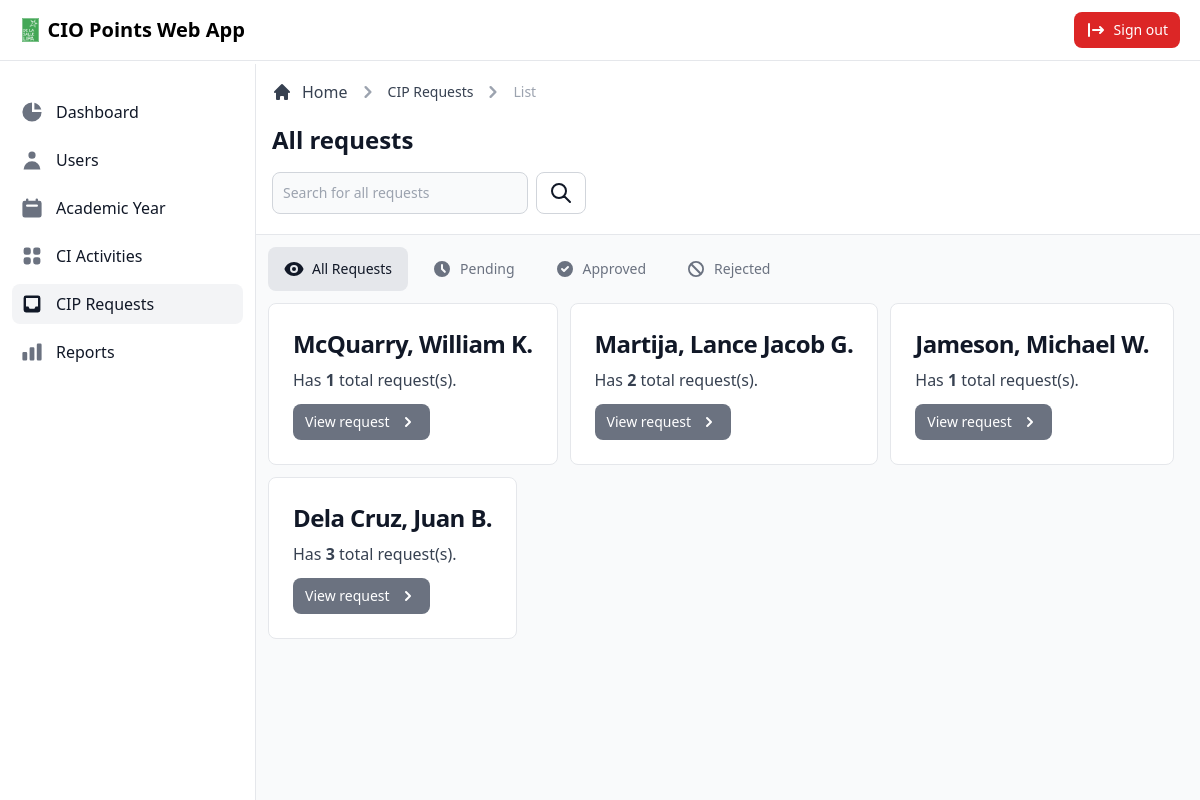
Screenshot of /admin/view/ciprequests.php (signed in) with the database file from the repository.
### tables this page shows
CREATE TABLE `user` (
  `user_id` int(11) NOT NULL,
  `first_name` varchar(255) NOT NULL,
  `middle_name` varchar(255) NOT NULL,
  `last_name` varchar(255) NOT NULL,
  `address` varchar(255) NOT NULL,
  `email` varchar(255) NOT NULL,
  `password` varchar(255) NOT NULL,
  `contact_number` varchar(255) NOT NULL,
  `department` varchar(255) NOT NULL,
  `division` varchar(255) NOT NULL,
  `status` varchar(255) NOT NULL,
  `type` varchar(255) NOT NULL,
  `date_created` timestamp NOT NULL DEFAULT current_timestamp(),
  `date_updated` timestamp NOT NULL DEFAULT current_timestamp() ON UPDATE current_timestamp()
);

### admin/view/ciprequests.php (called while the page is built, shortened)
<?php
$data = [
  'title' => 'CIP Requests',
  'dir' => '../../'
];
include_once '../database/database.php';
class DisplayData extends Dbh
{
  public function getUserRequest()
  {
    $sql = 'SELECT u.user_id, u.first_name, u.middle_name, u.last_name, ur.request_status, COUNT(ur.activity_id) FROM user_request ur LEFT JOIN user u ON ur.user_id = u.user_id GROUP BY ur.user_id ORDER BY u.last_name DESC;';
    $stmt = $this->connect()->prepare($sql);
    if (!$stmt->execute()) {
      $stmt = null;
      exit;
    }
    $result = $stmt->fetchAll(PDO::FETCH_ASSOC);
    return $result;
  }
}
$display = new DisplayData();
$records = $display->getUserRequest();
include_once '../layouts/header.php';
include_once '../layouts/navbar.php';
include_once '../layouts/sidebar.php';
include_once '../pages/ciprequests/main.php';
include_once '../layouts/footer.php';

### admin/database/database.php (called while the page is built)
<?php
class Dbh
{
  private $hostname = 'localhost';
  private $username = 'root';
  private $password = '';
  private $dbname = 'dbciopointswebapp';
  public function connect()
  {
    try {
      $dbh = new PDO('mysql:host=' . $this->hostname . ';dbname=' . $this->dbname, $this->username, $this->password);
      return $dbh;
    } catch (PDOException $e) {
      print "Error!: " . $e->getMessage() . "<br>";
      die();
    }
  }
}

### admin/pages/ciprequests/card.php (the view, shortened to what this page needs)
<div class="flex flex-wrap m-3">
  <?php foreach ($records as $data) : ?>
    <div class="overflow-x-auto">
      <div class="inline-block min-w-full align-middle">
        <div class="overflow-hidden shadow">
          <div class="max-w-sm p-6 mb-3 mr-3 bg-white border border-gray-200 rounded-lg">
            <a href="userrequests.php?id=<?= $data['user_id']; ?><?= (isset($_GET['filter'])) ? '&status=' . $data['request_status'] : '' ?>">
              <h5 class="mb-2 text-2xl font-bold tracking-tight text-gray-900"><?= $data['last_name'] . ', ' . $data['first_name'] . ' ' . $data['middle_name'][0] . '.'; ?></h5>
            </a>
            <p class="mb-3 font-normal text-gray-700">Has <span class="font-bold"><?= $data['COUNT(ur.activity_id)']; ?></span> <?= (isset($_GET['filter'])) ? $data['request_status'] : 'total'; ?> request(s).</p>
            <a href="userrequests.php?id=<?= $data['user_id']; ?><?= (isset($_GET['filter'])) ? '&status=' . $data['request_status'] : '' ?>" class="inline-flex items-center px-3 py-2 text-sm font-medium text-center text-white bg-gray-500 rounded-lg hover:bg-gray-600 focus:ring-4 focus:ring-gray-400/50">
              View request
              <svg xmlns="http://www.w3.org/2000/svg" class="w-5 h-5 ml-2" viewBox="0 0 20 20" fill="currentColor">
                <path fill-rule="evenodd" d="M7.293 14.707a1 1 0 010-1.414L10.586 10 7.293 6.707a1 1 0 011.414-1.414l4 4a1 1 0 010 1.414l-4 4a1 1 0 01-1.414 0z" clip-rule="evenodd" />
              </svg>
            </a>
          </div>
        </div>
      </div>
    </div>
  <?php endforeach; ?>
</div>

### src/css/style.css (style rules this page uses)
*,:after,:before { box-sizing:border-box;border:0 solid #e5e7eb }
:after,:before { --tw-content:"" }
html { line-height:1.5;-webkit-text-size-adjust:100%;-moz-tab-size:4;-o-tab-size:4;tab-size:4;font-family:ui-sans-serif,system-ui,-apple-system,BlinkMacSystemFont,Segoe UI,Roboto,Helvetica Neue,Arial,Noto Sans,sans-serif,Apple Color Emoji,Segoe UI Emoji,Segoe UI Symbol,Noto Color Emoji }
body { margin:0;line-height:inherit }
h1,h2,h3,h4,h5,h6 { font-size:inherit;font-weight:inherit }
a { color:inherit;text-decoration:inherit }
blockquote,dd,dl,figure,h1,h2,h3,h4,h5,h6,hr,p,pre { margin:0 }
audio,canvas,embed,iframe,img,object,svg,video { display:block;vertical-align:middle }
*,:after,:before { --tw-border-spacing-x:0;--tw-border-spacing-y:0;--tw-translate-x:0;--tw-translate-y:0;--tw-rotate:0;--tw-skew-x:0;--tw-skew-y:0;--tw-scale-x:1;--tw-scale-y:1;--tw-pan-x: ;--tw-pan-y: ;--tw-pinch-zoom: ;--tw-scroll-snap-strictness:proximity;--tw-ordinal: ;--tw-slashed-zero: ;--tw-numeric-figure: ;--tw-numeric-spacing: ;--tw-numeric-fraction: ;--tw-ring-inset: ;--tw-ring-offset-width:0px;--tw-ring-offset-color:#fff;--tw-ring-color:#3b82f680;--tw-ring-offset-shadow:0 0 #0000;--tw-ring-shadow:0 0 #0000;--tw-shadow:0 0 #0000;--tw-shadow-colored:0 0 #0000;--tw-blur: ;--tw-brightness: ;--tw-contrast: ;--tw-grayscale: ;--tw-hue-rotate: ;--tw-invert: ;--tw-saturate: ;--tw-sepia: ;--tw-drop-shadow: ;--tw-backdrop-blur: ;--tw-backdrop-brightness: ;--tw-backdrop-contrast: ;--tw-backdrop-grayscale: ;--tw-backdrop-hue-rotate: ;--tw-backdrop-invert: ;--tw-backdrop-opacity: ;--tw-backdrop-saturate: ;--tw-backdrop-sepia: }
.m-3 { margin:.75rem }
.mr-3 { margin-right:.75rem }
.mb-2 { margin-bottom:.5rem }
.ml-2 { margin-left:.5rem }
.mb-3 { margin-bottom:.75rem }
.inline-block { display:inline-block }
.flex { display:flex }
.inline-flex { display:inline-flex }
.h-5 { height:1.25rem }
.w-5 { width:1.25rem }
.min-w-full { min-width:100% }
.max-w-sm { max-width:24rem }
.flex-wrap { flex-wrap:wrap }
.items-center { align-items:center }
.overflow-hidden { overflow:hidden }
.overflow-x-auto { overflow-x:auto }
.rounded-lg { border-radius:.5rem }
.border { border-width:1px }
.border-gray-200 { --tw-border-opacity:1;border-color:rgb(229 231 235/var(--tw-border-opacity)) }
.bg-gray-50 { --tw-bg-opacity:1;background-color:rgb(249 250 251/var(--tw-bg-opacity)) }
.bg-white { --tw-bg-opacity:1;background-color:rgb(255 255 255/var(--tw-bg-opacity)) }
.bg-gray-500 { --tw-bg-opacity:1;background-color:rgb(107 114 128/var(--tw-bg-opacity)) }
.p-6 { padding:1.5rem }
.py-2 { padding-top:.5rem;padding-bottom:.5rem }
.px-3 { padding-left:.75rem;padding-right:.75rem }
.text-center { text-align:center }
.align-middle { vertical-align:middle }
.text-sm { font-size:.875rem;line-height:1.25rem }
.text-2xl { font-size:1.5rem;line-height:2rem }
.font-bold { font-weight:700 }
.font-medium { font-weight:500 }
.font-normal { font-weight:400 }
.tracking-tight { letter-spacing:-.025em }
.text-white { --tw-text-opacity:1;color:rgb(255 255 255/var(--tw-text-opacity)) }
.text-gray-700 { --tw-text-opacity:1;color:rgb(55 65 81/var(--tw-text-opacity)) }
.text-gray-900 { --tw-text-opacity:1;color:rgb(17 24 39/var(--tw-text-opacity)) }
.shadow { --tw-shadow:0 1px 3px 0 #0000001a,0 1px 2px -1px #0000001a;--tw-shadow-colored:0 1px 3px 0 var(--tw-shadow-color),0 1px 2px -1px var(--tw-shadow-color);box-shadow:var(--tw-ring-offset-shadow,0 0 #0000),var(--tw-ring-shadow,0 0 #0000),var(--tw-shadow) }

### rows the page displays
user: last_name "McQuarry", first_name "William", middle_name "K", COUNT "1"
user: last_name "Martija", first_name "Lance Jacob", middle_name "G", COUNT "2"
user: last_name "Jameson", first_name "Michael", middle_name "W", COUNT "1"
user: last_name "Dela Cruz", first_name "Juan", middle_name "B", COUNT "3"
